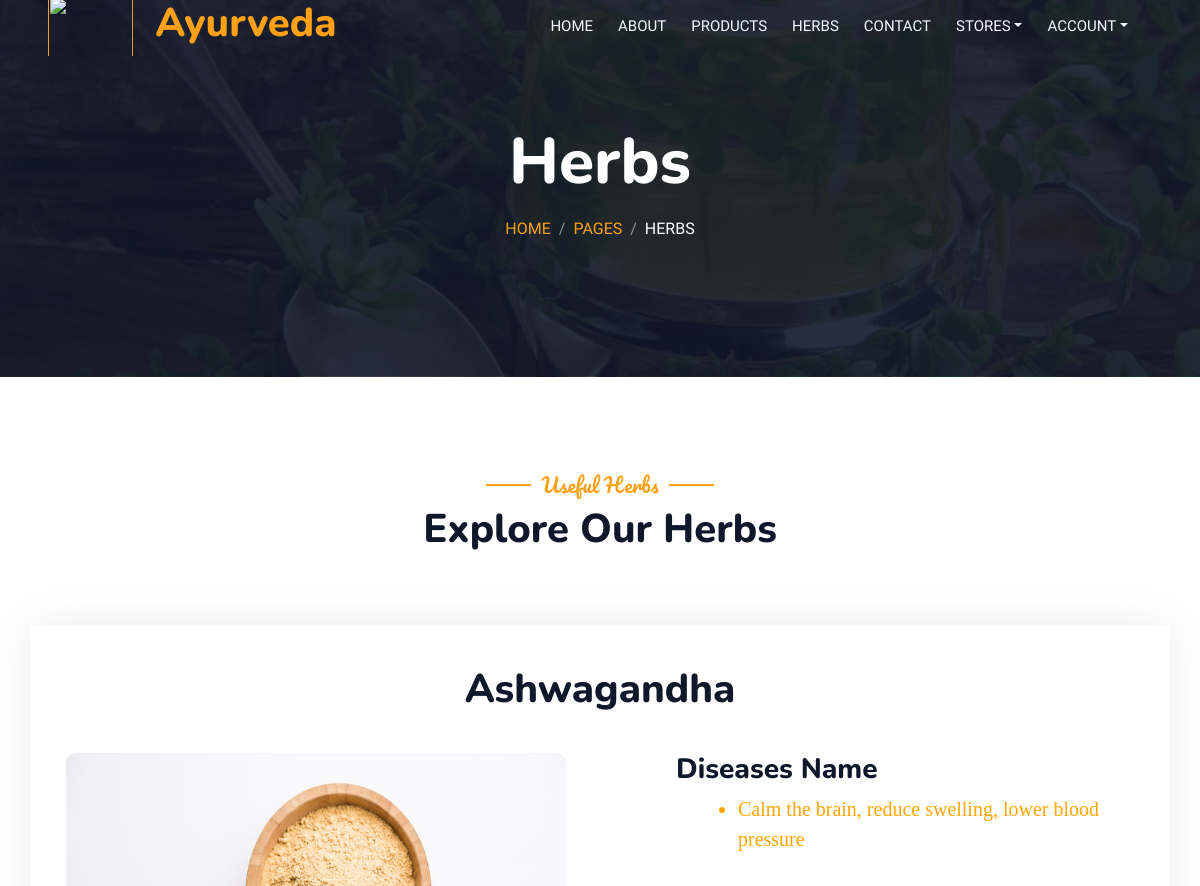
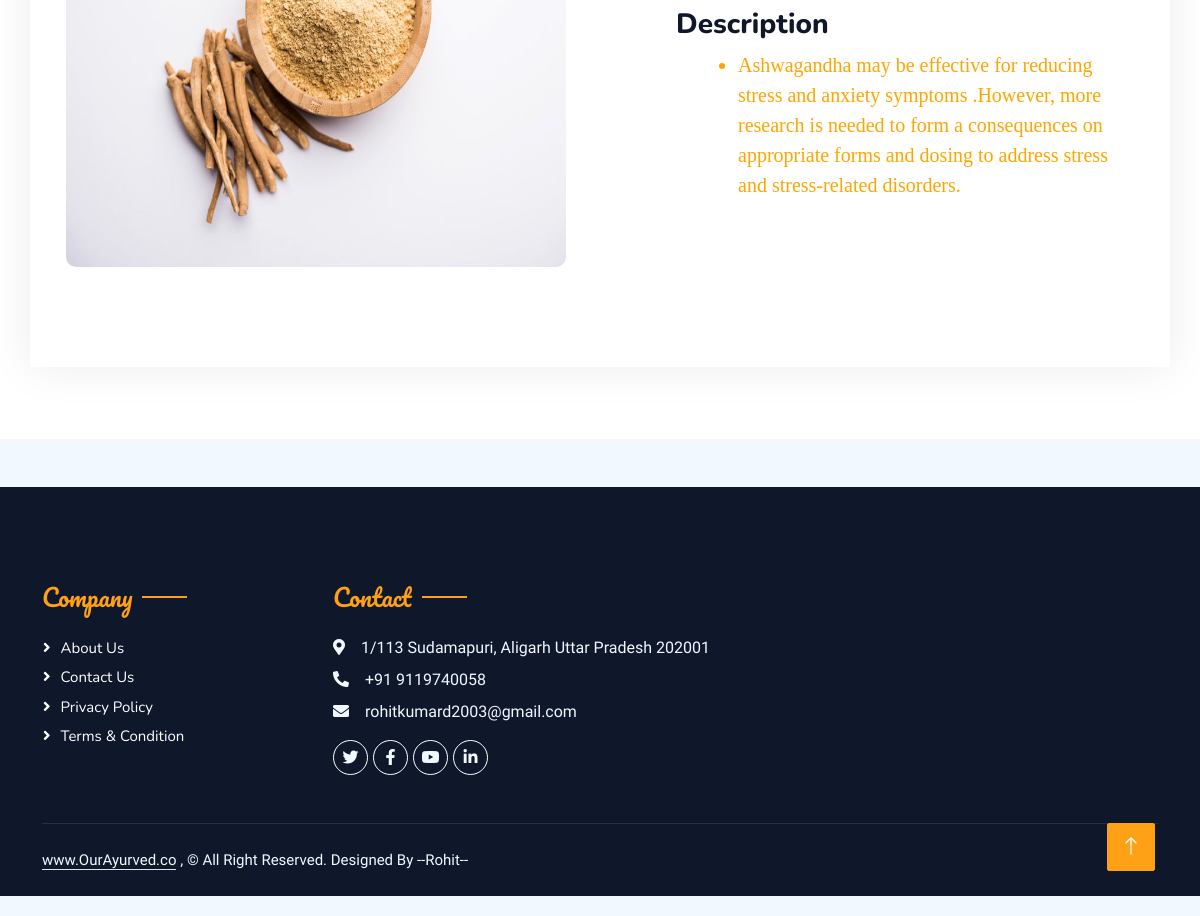
The page /herb_detail.php?id=1 on the database its author committed (2 pictures, top to bottom).
### tables this page shows
CREATE TABLE `herb` (
  `herb_id` int(20) NOT NULL,
  `herb_name` varchar(30) NOT NULL,
  `diseases_name` varchar(100) NOT NULL,
  `herb_description` longtext NOT NULL,
  `herb_image` varchar(30) NOT NULL
);

### herb_detail.php (the view, shortened to what this page needs)
<!DOCTYPE html>
<html lang="en">
<head>
    <?php
        include('headtags.php');
    ?>
</head>
<body style="margin-top:-20px">
    <div class="container-xxl bg-white p-0">
        <div class="container-xxl position-relative p-0">
            <?php
             include('navbar.php');
            ?>
            <div class="container-xxl py-5 bg-dark hero-header mb-5">
                <div class="container text-center my-5 pt-5 pb-4">
                    <h1 class="display-3 text-white mb-3 animated slideInDown">Herbs</h1>
                    <nav aria-label="breadcrumb">
                        <ol class="breadcrumb justify-content-center text-uppercase">
                            <li class="breadcrumb-item"><a href="#">Home</a></li>
                            <li class="breadcrumb-item"><a href="#">Pages</a></li>
                            <li class="breadcrumb-item text-white active" aria-current="page">Herbs</li>
                        </ol>
                    </nav>
                </div>
            </div>
        </div>
        <div class="container-xxl py-5">
            <div class="container">
                <div class="text-center wow fadeInUp" data-wow-delay="0.1s">
                    <h5 class="section-title ff-secondary text-center text-primary fw-normal">Useful Herbs</h5>
                    <h1 class="mb-5">Explore Our Herbs</h1>
                </div>
                <?php
                        include('connection.php');
                        $sql="select * from herb where herb_id='".$_GET['id']."'";
                        $res=mysqli_query($con,$sql);
                ?>
                     <br>
                <div class="row g-4">
                    <?php
                        $row=mysqli_fetch_assoc($res);
                     ?>
                        <div class="service-item rounded pt-3">
                            <a href="#<?php echo $row['herb_id'];?>">
                            <div class="p-4">
                                <div align="center">
                                      <h1 style="margin-bottom: 40px; "><?php echo $row['herb_name'];?></h1>
                                </div>
                                <div>
                                    <div style =" padding-right:100px; float: left;" ><img src="img/<?php echo $row['herb_image'];?>" style="border-radius: 10px;" width="500px" height=400px class="text-primary mb-4">
                                    </div>
                                    <div style="float: left; padding-left: 10px; height: 500px; width: 460px;" >
                                        <div><font size="30px"><h3>Diseases Name</h3></font></div>
                                          <div style="padding-left: 30px; color: orange; font-family: cursive; font-size: 20px;">
                                            <ul><li><?php echo $row['diseases_name'];?></li></ul></div><br>
                                            <div><font size="30px"><h3>Description</h3></font></div>
                                                <div style="padding-left: 30px; color: orange; font-family: cursive; font-size: 20px;">
                                             <ul><li><?php echo $row['herb_description'];?></li></ul></div><br>
                                    </div>
                                    </div>
                                </div>
                            </div>
                        </div>
                    </div>
                </div>
                </div>
        <?php
            include('footer.php')
        ?>
</body>
</html>

### css/style.css (style rules this page uses)
:root { --primary: #FEA116; --light: #F1F8FF; --dark: #0F172B; }
.ff-secondary { font-family: 'Pacifico', cursive; }
.hero-header { background: linear-gradient(rgba(15, 23, 43, .9), rgba(15, 23, 43, .9)), url(../img/bg-1.jpg); background-position: center center; background-repeat: no-repeat; background-size: cover; }
.breadcrumb-item + .breadcrumb-item::before { color: rgba(255, 255, 255, .5); }
.section-title { position: relative; display: inline-block; }
.section-title::before { position: absolute; content: ""; width: 45px; height: 2px; top: 50%; left: -55px; margin-top: -1px; background: var(--primary); }
.section-title::after { position: absolute; content: ""; width: 45px; height: 2px; top: 50%; right: -55px; margin-top: -1px; background: var(--primary); }
.service-item { box-shadow: 0 0 45px rgba(0, 0, 0, .08); transition: .5s; }
.service-item * { transition: .5s; }

### rows shown on the page
herb: herb_name "Ashwagandha", herb_image (picture), diseases_name "Calm the brain, reduce swelling, lower blood pressure", herb_description "Ashwagandha may be effective for reducing stress and anxiety symptoms .However, more research is needed to form a consequences on appropriate forms and dosing to address stress and stress-related disorders."
